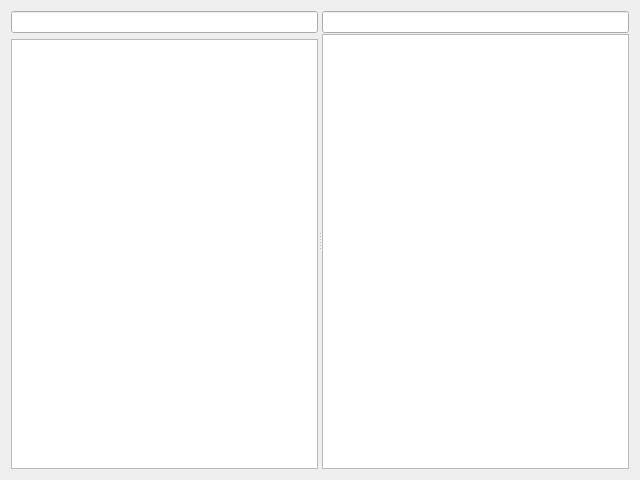
<ui version="4.0" >
 <author>Palazhchenko Aleksey</author>
 <class>HistoryDlgBase</class>
 <widget class="QWidget" name="HistoryDlgBase" >
  <property name="geometry" >
   <rect>
    <x>0</x>
    <y>0</y>
    <width>640</width>
    <height>480</height>
   </rect>
  </property>
  <property name="windowTitle" >
   <string>History</string>
  </property>
  <property name="locale" >
   <locale country="AnyCountry" language="C" />
  </property>
  <layout class="QGridLayout" name="gridLayout" >
   <item row="0" column="0" >
    <widget class="QSplitter" name="splitter" >
     <property name="orientation" >
      <enum>Qt::Horizontal</enum>
     </property>
     <widget class="QWidget" name="layoutWidget" >
      <layout class="QVBoxLayout" name="verticalLayout" >
       <item>
        <widget class="QLineEdit" name="collectionsSearchEdit" />
       </item>
       <item>
        <widget class="QTreeView" name="collectionsView" />
       </item>
      </layout>
     </widget>
     <widget class="QWidget" name="layoutWidget_2" >
      <layout class="QVBoxLayout" name="verticalLayout_2" >
       <property name="spacing" >
        <number>1</number>
       </property>
       <item>
        <widget class="QLineEdit" name="entriesSearchEdit" />
       </item>
       <item>
        <widget class="QTableView" name="entriesView" />
       </item>
      </layout>
     </widget>
    </widget>
   </item>
  </layout>
 </widget>
 <resources/>
 <connections/>
 <designerdata>
  <property name="gridDeltaX" >
   <number>10</number>
  </property>
  <property name="gridDeltaY" >
   <number>10</number>
  </property>
  <property name="gridSnapX" >
   <bool>true</bool>
  </property>
  <property name="gridSnapY" >
   <bool>true</bool>
  </property>
  <property name="gridVisible" >
   <bool>true</bool>
  </property>
 </designerdata>
</ui>
